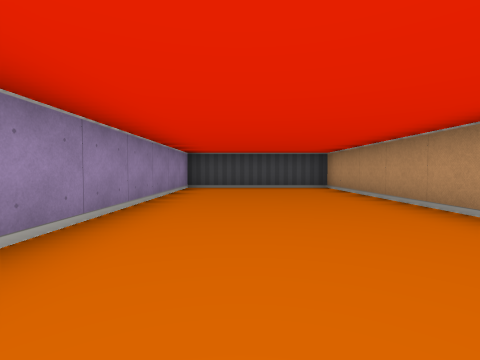
View 1 (above)

21 first-person views from a walk through a cub3D level. The camera is about half as high as the walls, tilts 2° down and sees 85° across. The floor is counted in squares. Each view is taken from the middle of a square. On the plan, view 1 faces up. The plan holds only what a view shows up to about 9 squares ahead; the rest is blank.

View 2
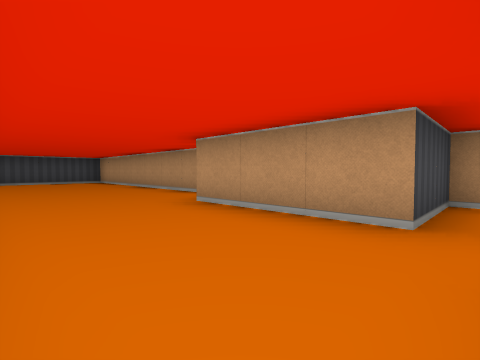

View 3
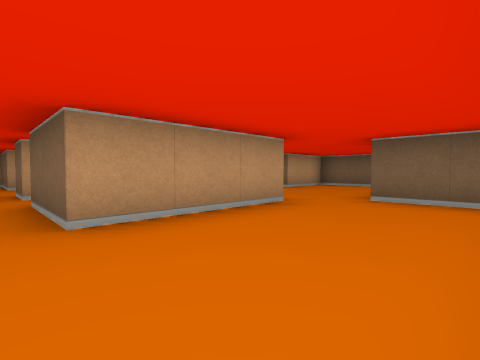

View 4
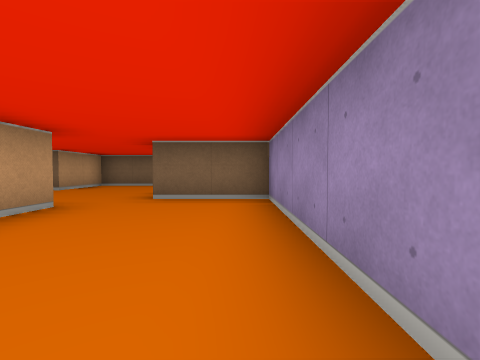

View 5
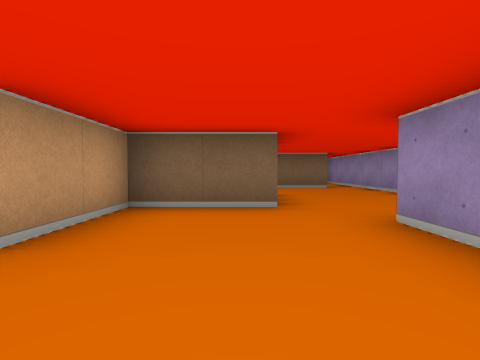

View 6
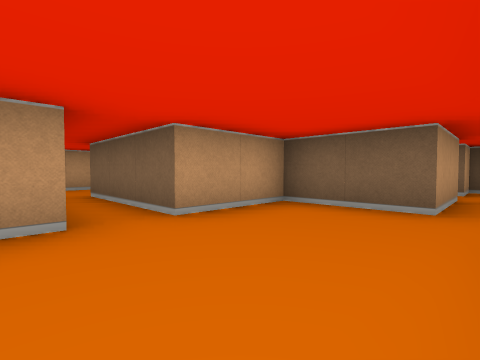

View 7
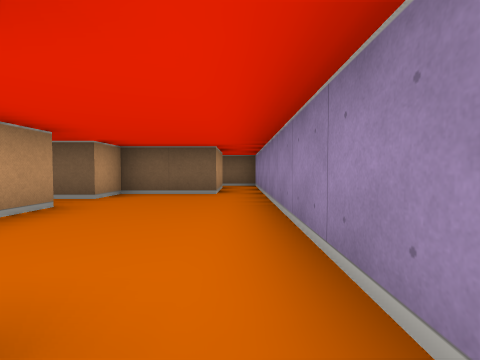

View 8
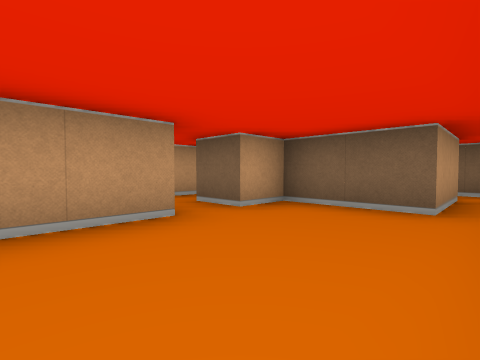

View 9
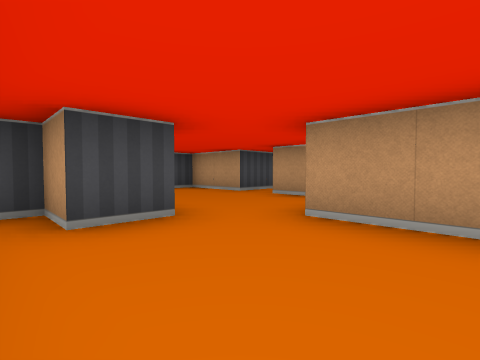

View 10
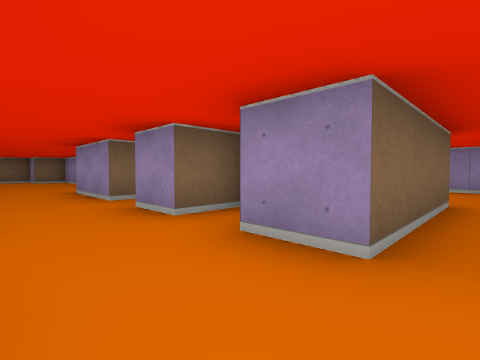

View 11
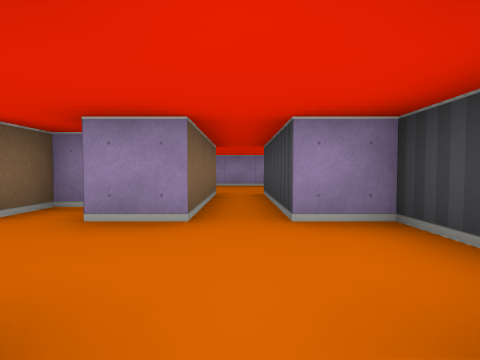

View 12
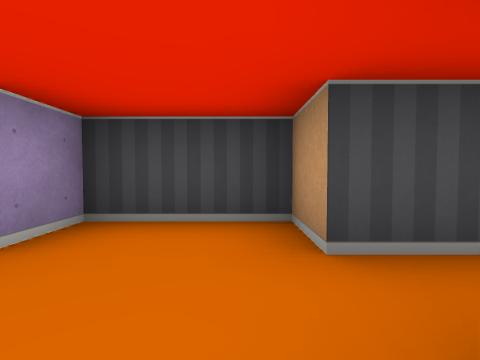

View 13
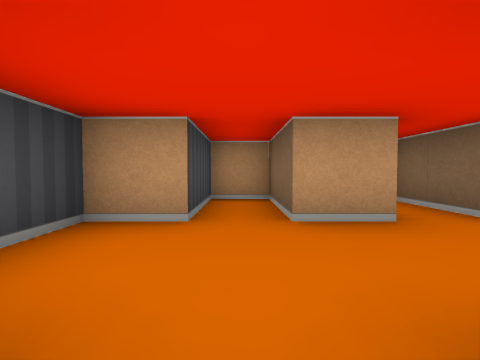

View 14
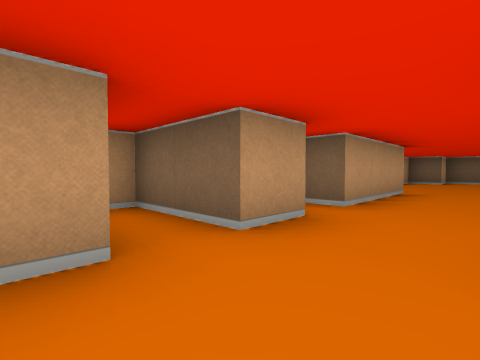

View 15
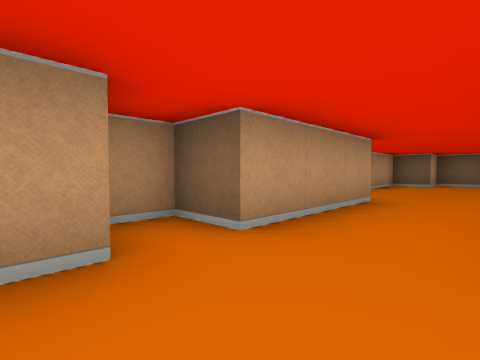

View 16
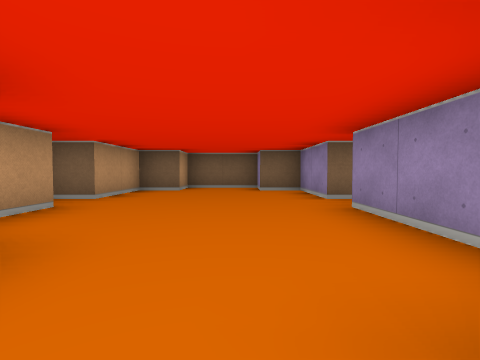

View 17
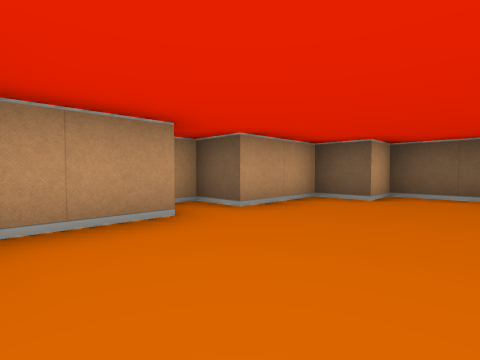

View 18
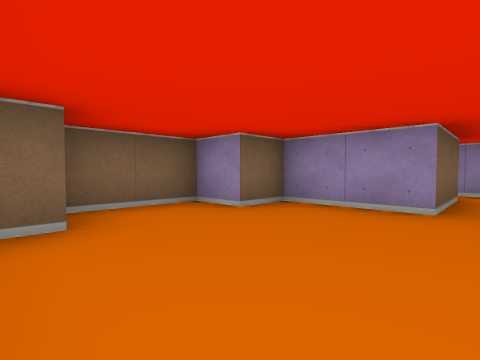

View 19
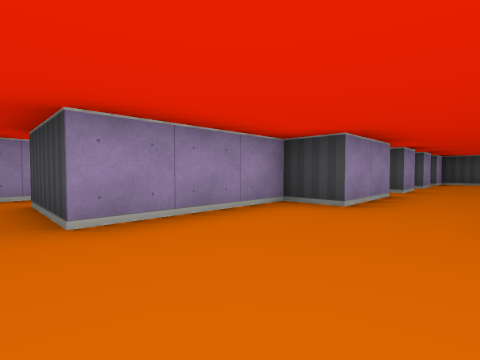

View 20
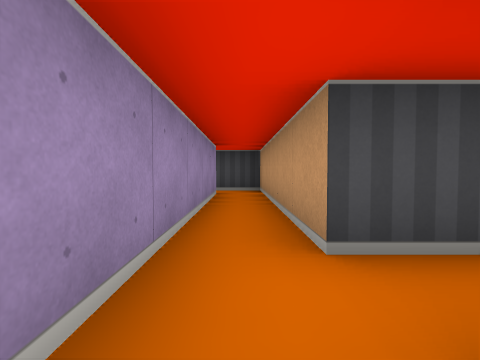

View 21
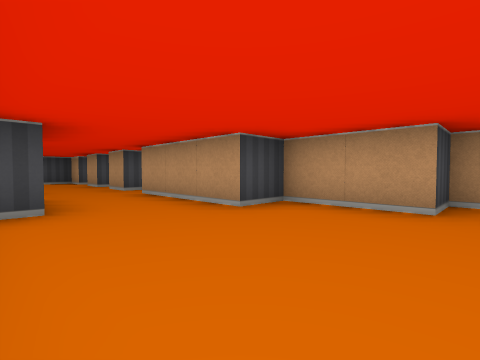

### Floor plan
Points are (right, up) in squares from view 1. A wall is a line through its corners. A room is listed if a view was taken in it or the views show most of it. See-through windows are left out.
Room 1 (views 1, 2, 3, 4, 5, 6, 7, 8, 9, 13)
walls: (0.5, -5.1) (0.5, -7.5) (-0.5, -7.5) (-0.5, -6.5) (-0.9, -6.5); (-1.5, -0.5) (-1.5, -4.5) (0.5, -4.5); (2.5, 0.9) (2.5, 7.5) (-1.5, 7.5) (-1.5, 1.6); (-1.5, -7.5) (-1.5, -15.1); (6.5, -5.5) (3.5, -5.5) (3.5, -3.5) (1.5, -3.5) (1.5, -0.5) (3.5, -0.5); (1.5, -10.6) (1.5, -8.5) (3.5, -8.5) (3.5, -6.5) (6.5, -6.5); (-0.5, -14.5) (-0.5, -12.5) (1.5, -12.5) (1.5, -11.5) (2.5, -11.5)
ways out: opening at (6, -6) to room 2; opening at (2, -11) to room 5; opening at (-1, -13.5); opening at (3, 0)
Room 2 (views 10, 11)
walls: (8.5, -6.5) (10.5, -6.5) (10.5, -5.5) (8.5, -5.5) (8.5, -4.5) (6.5, -4.5) (6.5, -5.5)
ways out: opening at (6, -6) to room 1; opening at (7.5, -7) to room 3
Room 3 (views 12, 14, 15)
walls: (8.5, -7.6) (8.5, -6.5); (8.5, -9.5) (8.5, -8.5) (10.5, -8.5) (10.5, -8.1); (6.5, -6.5) (6.5, -7.5); (5.5, -8) (5.5, -8.5) (6.5, -8.5) (6.5, -9.5)
ways out: opening at (7.5, -7) to room 2; opening at (7.5, -9) to room 4
Room 4 (views 16, 17, 18, 19, 21)
walls: (5.5, -16.5) (5.5, -18.5) (6.5, -18.5) (6.5, -19.5) (8.5, -19.5) (8.5, -18.5) (9.5, -18.5) (9.5, -16.5) (10.5, -16.5) (10.5, -15.5) (9.5, -15.5) (9.5, -13.5) (8.5, -13.5) (8.5, -10.5) (9.5, -10.5) (9.5, -9.8); (6, -10.5) (6.5, -10.5) (6.5, -12.5) (5.5, -12.5) (5.5, -15.5); (9, -9.5) (8.5, -9.5)
ways out: opening at (7.5, -9) to room 3; opening at (4.5, -16) to room 5
Room 5 (view 20)
walls: (3.5, -16.5) (5.5, -16.5); (5.5, -15.5) (3.5, -15.5) (3.5, -10.5) (2.4, -10.5); (2.5, -11.5) (2.5, -16.6)
ways out: opening at (2, -11) to room 1; opening at (4.5, -16) to room 4

Positions as (right, up) in squares from view 1, and headings:
1: (0, 0), facing up
2: (-1, -4), facing up-right
3: (-1, 0), facing down-right
4: (-1, 0), facing down
5: (2, -5), facing down
6: (1, -5), facing down-right
7: (-1, -7), facing down
8: (-1, -9), facing down-right
9: (-1, -10), facing up-right
10: (8, -6), facing down-left
11: (9, -6), facing left
12: (8, -7), facing up
13: (6, -6), facing right
14: (7, -7), facing down-right
15: (7, -9), facing down-right
16: (7, -12), facing down
17: (7, -14), facing down-right
18: (9, -16), facing down-left
19: (8, -16), facing up-left
20: (3, -17), facing up
21: (6, -16), facing up-right
